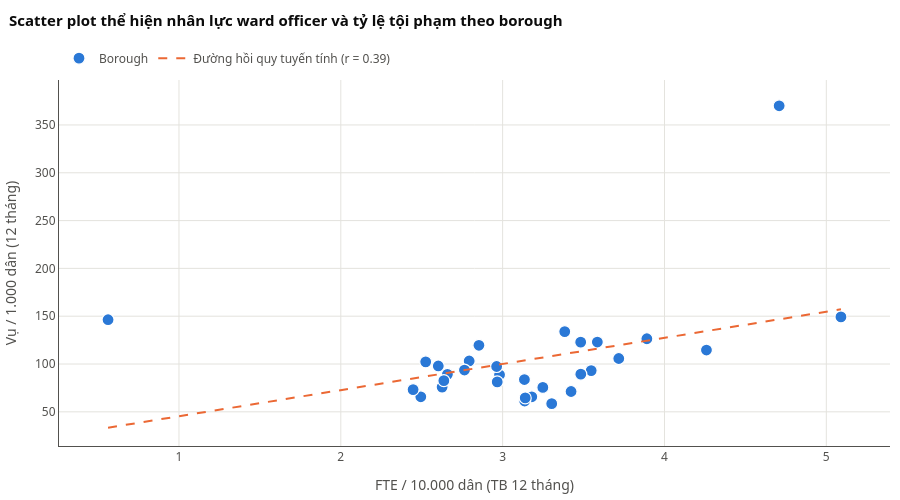

The notebook cell saved with this chart:
### Markdown cell above
### 5.5 Scatter plot — nhân lực vs tỷ lệ tội phạm
Mỗi chấm là một borough: trục x = FTE ward officer / 10.000 dân (trung bình 12 tháng gần nhất), trục y = tỷ lệ 12 tháng gần nhất. Borough thiếu FTE (không điền số) bị bỏ khỏi biểu đồ.

### Code cell
sc = (monthly_master[monthly_master.month.isin(last12)]
      .groupby('borough_name', as_index=False)
      .agg(officers_per_10000=('officers_per_10000', 'mean'), rolling_12_rate=('rolling_12_rate', 'last')))
dropped = sc[sc.officers_per_10000.isna()].borough_name.tolist()
sc = sc.dropna()
slope, intercept = np.polyfit(sc.officers_per_10000, sc.rolling_12_rate, 1)
r = sc.officers_per_10000.corr(sc.rolling_12_rate)

fig = px.scatter(sc, x='officers_per_10000', y='rolling_12_rate', hover_name='borough_name', color_discrete_sequence=[BLUE],
                 labels={'officers_per_10000': 'FTE / 10.000 dân (TB 12 tháng)', 'rolling_12_rate': 'Vụ / 1.000 dân (12 tháng)'},
                 hover_data={'officers_per_10000': ':.2f', 'rolling_12_rate': ':,.0f'})
fig.update_traces(marker=dict(size=12, line=dict(color='white', width=1.2)), name='Borough', showlegend=True)
xs = np.linspace(sc.officers_per_10000.min(), sc.officers_per_10000.max(), 50)
fig.add_scatter(x=xs, y=slope * xs + intercept, mode='lines', line=dict(color=ORANGE, dash='dash', width=2),
                name=f'Đường hồi quy tuyến tính (r = {r:.2f})', hoverinfo='skip')
style(fig, 'Scatter plot thể hiện nhân lực ward officer và tỷ lệ tội phạm theo borough', height=500)
axes(fig)
fig.show()

### Figure 1 — Plotly figure (JSON) as saved in the notebook; plotly's stock layout.template omitted (floating-point values rounded to 4 significant figures)
{"data": [{"hovertemplate": "<b>%{hovertext}</b><br><br>FTE / 10.000 dân (TB 12 tháng)=%{x:.2f}<br>Vụ / 1.000 dân (12 tháng)=%{y:,.0f}<extra></extra>", "hovertext": ["Barking and Dagenham", "Barnet", "Bexley", "Brent", "Bromley", "Croydon", "Ealing", "Enfield", "Greenwich", "Hackney", "Hammersmith and Fulham", "Haringey", "Harrow", "Havering", "Hillingdon", "Hounslow", "Islington", "Kensington and Chelsea", "Kingston upon Thames", "Lambeth", "Lewisham", "Merton", "Newham", "Redbridge", "Richmond upon Thames", "Southwark", "Sutton", "Tower Hamlets", "Waltham Forest", "Wandsworth", "Westminster"], "legendgroup": "", "marker": {"color": "#2a78d6", "line": {"color": "white", "width": 1.2}, "size": 12, "symbol": "circle"}, "mode": "markers", "name": "Borough", "orientation": "v", "showlegend": true, "type": "scatter", "x": [3.547, 2.626, 2.494, 2.602, 2.447, 2.981, 2.659, 3.483, 2.963, 3.891, 4.259, 3.718, 3.18, 3.248, 2.793, 2.764, 0.5617, 5.091, 3.423, 3.482, 2.525, 3.136, 2.854, 2.967, 3.303, 3.384, 3.14, 3.585, 3.135, 2.637, 4.709], "xaxis": "x", "y": [93.15, 75.9, 65.73, 97.98, 73.29, 88.74, 89.25, 89.42, 97.41, 126.4, 114.6, 105.8, 65.75, 75.55, 103.2, 93.72, 146.3, 149.3, 71.29, 122.9, 102.3, 61.33, 119.6, 81.27, 58.53, 133.9, 64.59, 123.0, 83.78, 82.59, 370.0], "yaxis": "y"}, {"hoverinfo": "skip", "line": {"color": "#eb6834", "dash": "dash", "width": 2}, "mode": "lines", "name": "Đường hồi quy tuyến tính (r = 0.39)", "type": "scatter", "x": [0.5617, 0.6542, 0.7466, 0.839, 0.9314, 1.024, 1.116, 1.209, 1.301, 1.394, 1.486, 1.578, 1.671, 1.763, 1.856, 1.948, 2.041, 2.133, 2.225, 2.318, 2.41, 2.503, 2.595, 2.688, 2.78, 2.872, 2.965, 3.057, 3.15, 3.242, 3.334, 3.427, 3.519, 3.612, 3.704, 3.797, 3.889, 3.981, 4.074, 4.166, 4.259, 4.351, 4.444, 4.536, 4.628, 4.721, 4.813, 4.906, 4.998, 5.091], "y": [33.41, 35.94, 38.46, 40.99, 43.51, 46.04, 48.57, 51.09, 53.62, 56.14, 58.67, 61.19, 63.72, 66.25, 68.77, 71.3, 73.82, 76.35, 78.87, 81.4, 83.93, 86.45, 88.98, 91.5, 94.03, 96.55, 99.08, 101.6, 104.1, 106.7, 109.2, 111.7, 114.2, 116.8, 119.3, 121.8, 124.3, 126.9, 129.4, 131.9, 134.4, 137.0, 139.5, 142.0, 144.5, 147.1, 149.6, 152.1, 154.6, 157.2]}], "layout": {"font": {"color": "#52514e", "family": "Segoe UI, Inter, Arial, sans-serif", "size": 12}, "height": 500, "hoverlabel": {"font": {"family": "Segoe UI, Inter, Arial, sans-serif"}}, "legend": {"orientation": "h", "title": {"text": ""}, "tracegroupgap": 0, "x": 0, "xanchor": "left", "y": 1.02, "yanchor": "bottom"}, "margin": {"b": 10, "l": 10, "r": 10, "t": 80}, "showlegend": true, "title": {"font": {"color": "#0b0b0b", "size": 15}, "text": "<b>Scatter plot thể hiện nhân lực ward officer và tỷ lệ tội phạm theo borough</b>", "x": 0.01, "xanchor": "left", "y": 0.97, "yanchor": "top"}, "xaxis": {"anchor": "y", "domain": [0, 1], "gridcolor": "#e4e3de", "linecolor": "#52514e", "title": {"text": "FTE / 10.000 dân (TB 12 tháng)"}, "zeroline": false}, "yaxis": {"anchor": "x", "domain": [0, 1], "gridcolor": "#e4e3de", "linecolor": "#52514e", "title": {"text": "Vụ / 1.000 dân (12 tháng)"}, "zeroline": false}}}
